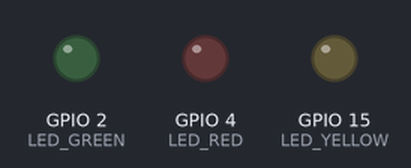
Simulated run of this sketch. Board: ESP32. On the bench: output pins drawn as LEDs (lit = HIGH). WiFi joins after 1.5 s; servers stay silent unless stated; the camera gives no picture; web services answer with replies made up by the test bench; what the sketch prints to the serial monitor is not drawn.

Above: at 0.0 s.
At 2.4 s:
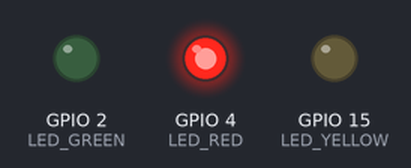
At 3.4 s:
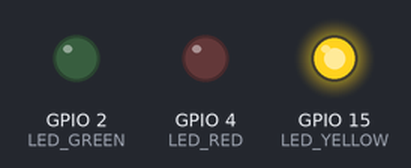
At 4.9 s:
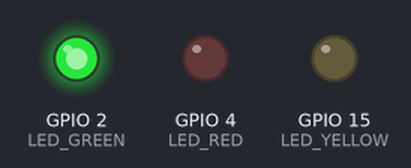
Timing chart, 0 to 6.4 s (numbered marks = the images above):
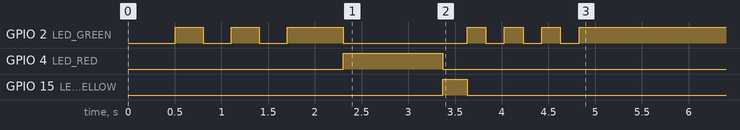

The sketch:

doorbell_step4_photo_telegram.ino
```cpp
// ============================================================
//  Smart Doorbell – Step 4: Capture photo → send to Telegram
//  Board : AI Thinker ESP32-CAM
//  Tests : WiFi → camera capture → sendPhoto to Telegram
//  LEDs  : green=idle/ok, red=capturing, yellow=sending
// ============================================================

#include "esp_camera.h"
#include <WiFi.h>
#include <WiFiClientSecure.h>

// ── Credentials ──────────────────────────────────────────────
const char* WIFI_SSID     = "YOUR_WIFI_SSID";
const char* WIFI_PASSWORD = "YOUR_WIFI_PASSWORD";
const char* BOT_TOKEN     = "YOUR_BOT_TOKEN_HERE";
const char* CHAT_ID       = "YOUR_CHAT_ID";
// ─────────────────────────────────────────────────────────────

// ── AI Thinker ESP32-CAM pin definition ──────────────────────
#define PWDN_GPIO_NUM     32
#define RESET_GPIO_NUM    -1
#define XCLK_GPIO_NUM      0
#define SIOD_GPIO_NUM     26
#define SIOC_GPIO_NUM     27
#define Y9_GPIO_NUM       35
#define Y8_GPIO_NUM       34
#define Y7_GPIO_NUM       39
#define Y6_GPIO_NUM       36
#define Y5_GPIO_NUM       21
#define Y4_GPIO_NUM       19
#define Y3_GPIO_NUM       18
#define Y2_GPIO_NUM        5
#define VSYNC_GPIO_NUM    25
#define HREF_GPIO_NUM     23
#define PCLK_GPIO_NUM     22

#define LED_GREEN   2
#define LED_RED     4
#define LED_YELLOW  15

#define WIFI_TIMEOUT_MS 15000

// ── Forward declarations ──────────────────────────────────────
bool connectWiFi();
bool initCamera();
camera_fb_t* capturePhoto();
bool sendPhotoToTelegram(camera_fb_t* fb);
void blinkLED(int pin, int times, int onMs, int offMs);
void setLED(int pin, bool state);
void allLEDsOff();

// ─────────────────────────────────────────────────────────────
void setup() {
  Serial.begin(115200);
  delay(500);

  pinMode(LED_GREEN,  OUTPUT);
  pinMode(LED_RED,    OUTPUT);
  pinMode(LED_YELLOW, OUTPUT);
  allLEDsOff();

  Serial.println("\n=== Smart Doorbell – Step 4: Photo to Telegram ===");

  // Step 1 — WiFi
  if (!connectWiFi()) {
    Serial.println("[ERROR] WiFi failed.");
    blinkLED(LED_RED, 6, 200, 200);
    return;
  }
  setLED(LED_GREEN, true);
  Serial.println("[OK] WiFi connected: " + WiFi.localIP().toString());

  // Step 2 — Camera
  if (!initCamera()) {
    Serial.println("[ERROR] Camera init failed.");
    blinkLED(LED_RED, 6, 200, 200);
    return;
  }
  Serial.println("[OK] Camera initialised.");

  // Step 3 — Capture
  setLED(LED_GREEN, false);
  setLED(LED_RED, true);   // red = capturing
  Serial.println("[Camera] Capturing photo...");
  delay(1000);  // let camera stabilise

  camera_fb_t* fb = capturePhoto();
  if (!fb) {
    Serial.println("[ERROR] Capture failed.");
    blinkLED(LED_RED, 6, 200, 200);
    return;
  }
  Serial.println("[OK] Photo captured: " + String(fb->len) + " bytes.");

  // Step 4 — Send
  setLED(LED_RED, false);
  setLED(LED_YELLOW, true);  // yellow = sending
  Serial.println("[Telegram] Sending photo...");

  bool ok = sendPhotoToTelegram(fb);
  esp_camera_fb_return(fb);  // free memory

  if (ok) {
    Serial.println("[OK] Photo sent to Telegram successfully.");
    setLED(LED_YELLOW, false);
    blinkLED(LED_GREEN, 3, 200, 200);
    setLED(LED_GREEN, true);  // back to idle
  } else {
    Serial.println("[ERROR] Failed to send photo.");
    setLED(LED_YELLOW, false);
    blinkLED(LED_RED, 6, 200, 200);
  }
}

void loop() {}

// ── WiFi ──────────────────────────────────────────────────────
bool connectWiFi() {
  Serial.print("[WiFi] Connecting to: ");
  Serial.println(WIFI_SSID);
  WiFi.mode(WIFI_STA);
  WiFi.begin(WIFI_SSID, WIFI_PASSWORD);
  unsigned long start = millis();
  while (WiFi.status() != WL_CONNECTED) {
    if (millis() - start > WIFI_TIMEOUT_MS) return false;
    digitalWrite(LED_GREEN, !digitalRead(LED_GREEN));
    delay(300);
    Serial.print(".");
  }
  Serial.println();
  return true;
}

// ── Camera init ───────────────────────────────────────────────
bool initCamera() {
  camera_config_t config;
  config.ledc_channel = LEDC_CHANNEL_0;
  config.ledc_timer   = LEDC_TIMER_0;
  config.pin_d0       = Y2_GPIO_NUM;
  config.pin_d1       = Y3_GPIO_NUM;
  config.pin_d2       = Y4_GPIO_NUM;
  config.pin_d3       = Y5_GPIO_NUM;
  config.pin_d4       = Y6_GPIO_NUM;
  config.pin_d5       = Y7_GPIO_NUM;
  config.pin_d6       = Y8_GPIO_NUM;
  config.pin_d7       = Y9_GPIO_NUM;
  config.pin_xclk     = XCLK_GPIO_NUM;
  config.pin_pclk     = PCLK_GPIO_NUM;
  config.pin_vsync    = VSYNC_GPIO_NUM;
  config.pin_href     = HREF_GPIO_NUM;
  config.pin_sscb_sda = SIOD_GPIO_NUM;
  config.pin_sscb_scl = SIOC_GPIO_NUM;
  config.pin_pwdn     = PWDN_GPIO_NUM;
  config.pin_reset    = RESET_GPIO_NUM;
  config.xclk_freq_hz = 20000000;
  config.pixel_format = PIXFORMAT_JPEG;
  config.frame_size   = FRAMESIZE_QVGA;  // 320x240 — good balance of size/speed
  config.jpeg_quality = 10;
  config.fb_count     = 1;

  esp_err_t err = esp_camera_init(&config);
  if (err != ESP_OK) {
    Serial.printf("[ERROR] Camera init error: 0x%x\n", err);
    return false;
  }
  return true;
}

// ── Capture ───────────────────────────────────────────────────
camera_fb_t* capturePhoto() {
  camera_fb_t* fb = esp_camera_fb_get();
  if (!fb) return nullptr;
  return fb;
}

// ── Send photo to Telegram ────────────────────────────────────
// Uses multipart/form-data to POST the JPEG bytes directly
bool sendPhotoToTelegram(camera_fb_t* fb) {
  WiFiClientSecure client;
  client.setInsecure();
  client.setTimeout(30);

  if (!client.connect("api.telegram.org", 443)) {
    Serial.println("[Telegram] Connection failed.");
    return false;
  }

  String boundary = "----SmartDoorbell";
  String caption  = "Smart%20Doorbell%20visitor%20photo";

  // Build the multipart body parts
  String bodyStart =
    "--" + boundary + "\r\n"
    "Content-Disposition: form-data; name=\"chat_id\"\r\n\r\n"
    + String(CHAT_ID) + "\r\n"
    "--" + boundary + "\r\n"
    "Content-Disposition: form-data; name=\"caption\"\r\n\r\n"
    "Smart Doorbell visitor photo\r\n"
    "--" + boundary + "\r\n"
    "Content-Disposition: form-data; name=\"photo\"; filename=\"doorbell.jpg\"\r\n"
    "Content-Type: image/jpeg\r\n\r\n";

  String bodyEnd = "\r\n--" + boundary + "--\r\n";

  int totalLen = bodyStart.length() + fb->len + bodyEnd.length();

  // Send HTTP headers
  client.println("POST /bot" + String(BOT_TOKEN) + "/sendPhoto HTTP/1.1");
  client.println("Host: api.telegram.org");
  client.println("Content-Type: multipart/form-data; boundary=" + boundary);
  client.println("Content-Length: " + String(totalLen));
  client.println("Connection: close");
  client.println();

  // Send body
  client.print(bodyStart);
  // Send photo bytes in chunks to avoid memory overflow
  uint8_t* buf = fb->buf;
  size_t   len = fb->len;
  size_t   chunkSize = 1024;
  while (len > 0) {
    size_t toSend = min(len, chunkSize);
    client.write(buf, toSend);
    buf += toSend;
    len -= toSend;
  }
  client.print(bodyEnd);

  // Wait for response
  unsigned long timeout = millis();
  while (client.available() == 0) {
    if (millis() - timeout > 15000) {
      Serial.println("[Telegram] Response timeout.");
      client.stop();
      return false;
    }
  }

  // Read response status line
  String statusLine = client.readStringUntil('\n');
  Serial.println("[Telegram] Response: " + statusLine);
  client.stop();

  return statusLine.indexOf("200") > 0;
}

// ── LED helpers ───────────────────────────────────────────────
void blinkLED(int pin, int times, int onMs, int offMs) {
  for (int i = 0; i < times; i++) {
    digitalWrite(pin, HIGH); delay(onMs);
    digitalWrite(pin, LOW);  delay(offMs);
  }
}
void setLED(int pin, bool state) { digitalWrite(pin, state ? HIGH : LOW); }
void allLEDsOff() {
  digitalWrite(LED_GREEN,  LOW);
  digitalWrite(LED_RED,    LOW);
  digitalWrite(LED_YELLOW, LOW);
}
```
